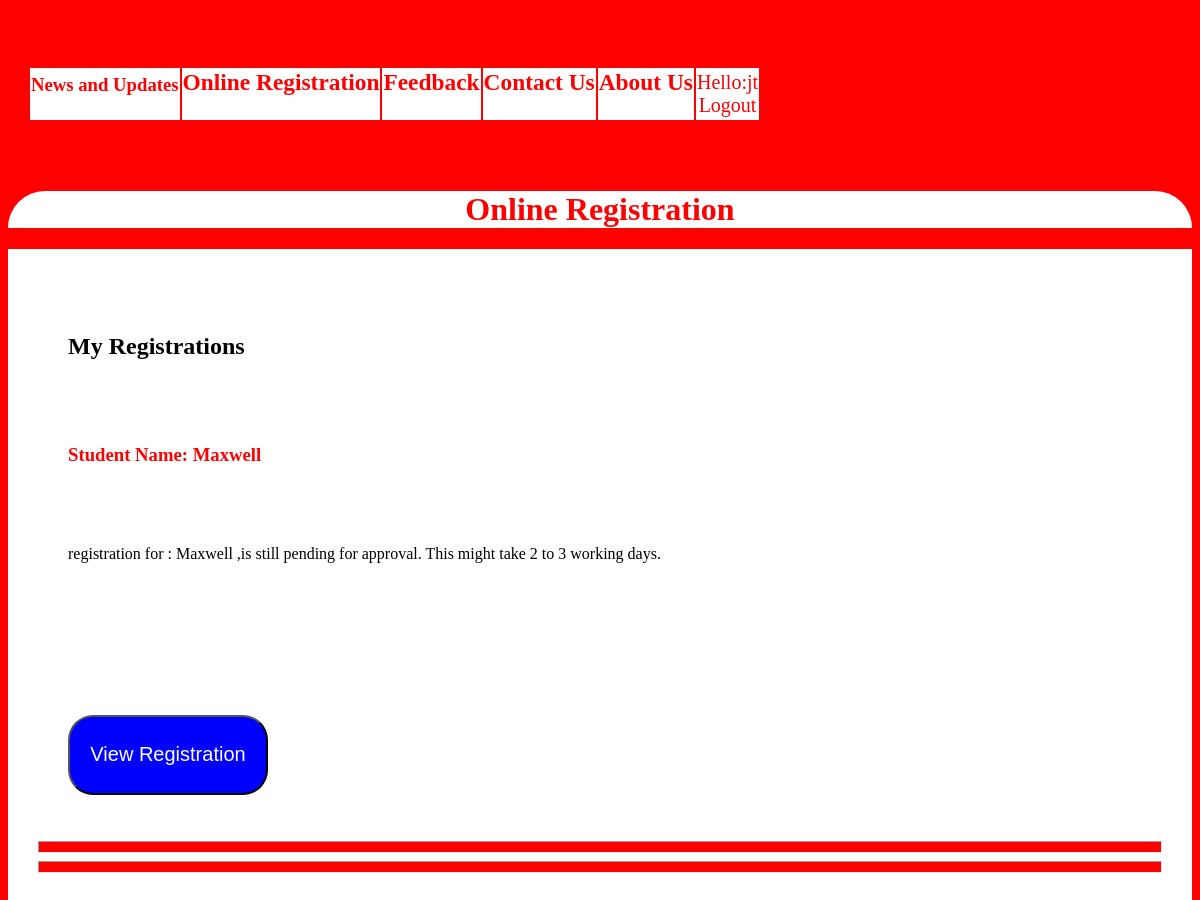
/easyregistration (signed in, upper part), run on an earlier commit of the app's database.
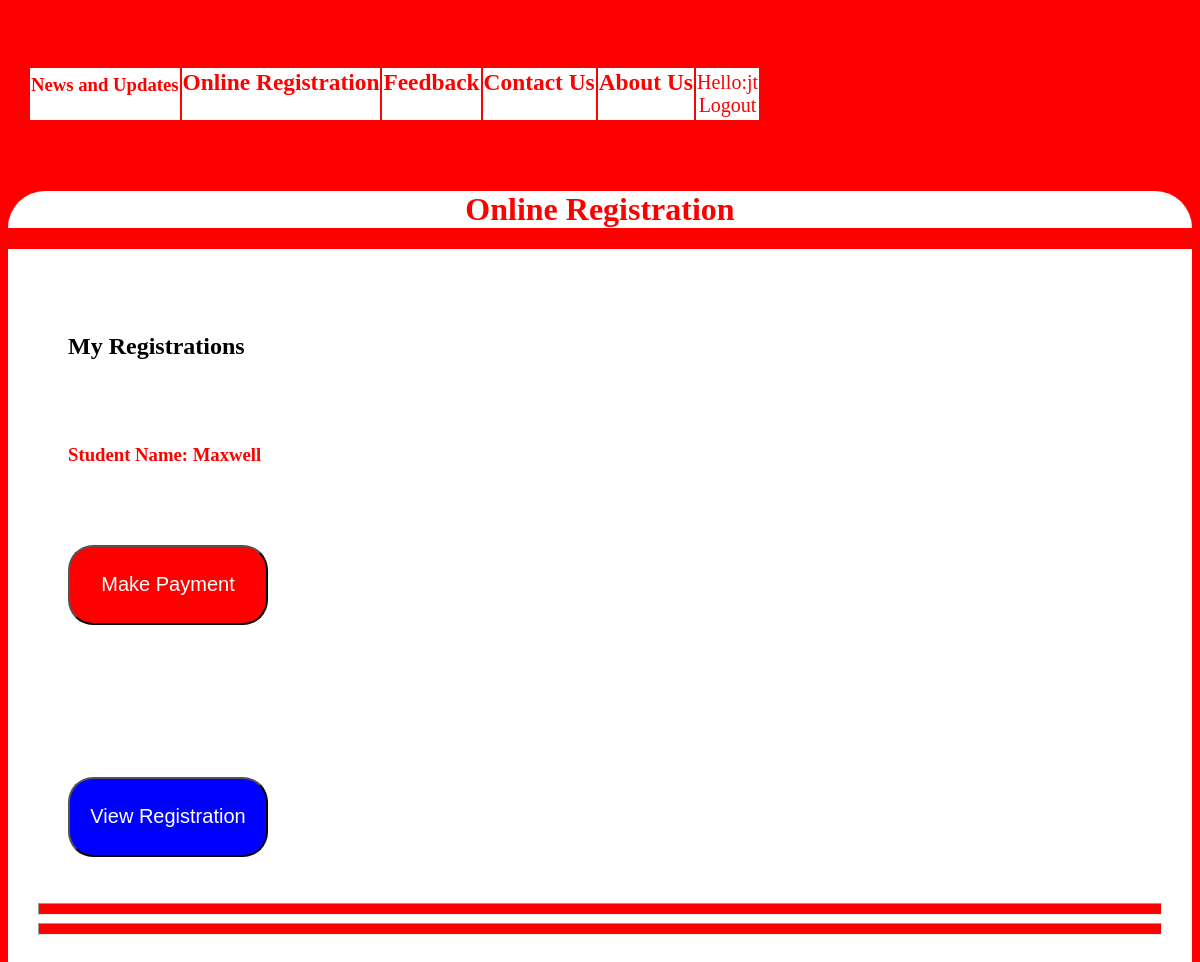
And on a later commit of the database.
### data/models.py (models this page shows, shortened)
class Registration(models.Model):
    registrationid = models.IntegerField(blank=False,unique=True,primary_key=True)
    user = models.ForeignKey(UserProfileInfo,on_delete=models.CASCADE,blank=True)
    course = models.CharField(blank=False,max_length=100,unique=False)
    status = models.CharField(blank=True,max_length=100,unique=False)
    parentname = models.CharField(blank=False,max_length=100,unique=False)
    parentsurname = models.CharField(blank=False,max_length=100,unique=False)
    parentemail = models.CharField(blank=False,max_length=100,unique=False)
    parentphonenumber = models.CharField(blank=False,max_length=100,unique=False)
    studentname = models.CharField(blank=False,max_length=100,unique=False)
    studentsurname = models.CharField(blank=False,max_length=100,unique=False)
    studentsex = models.CharField(blank=False,max_length=100,unique=False)
    form = models.CharField(blank=False,max_length=100,unique=False)
    registrationdate= models.DateTimeField(verbose_name='startdate',null=False)

### onlineregistration/views.py (the view, shortened to what this page needs)
# urls.py: path('easyregistration',views.easyregistration,name='easyregistration'),
@login_required
def easyregistration(request):
    easyregistration=request.POST.get('easyregistration')
    course=request.POST.get('course')
    parentname=request.POST.get('parentname')
    parentsurname=request.POST.get('parentsurname')
    parentemail=request.POST.get('parentemail')
    parentphonenumber=request.POST.get('parentphonenumber')
    studentname=request.POST.get('studentname')
    studentsurname=request.POST.get('studentsurname')
    studentsex=request.POST.get('studentsex')
    form=request.POST.get('form')
    zimsec=0
    user=request.user
    user= UserProfileInfo.objects.get(user=user)
    myregistrations=Registration.objects.filter(user=user)
    campridge=0
    my_dict = {'myregistrations':myregistrations}
    return render(request,'onlineregistration/onlineregistration.html',context=my_dict)

### templates/onlineregistration/onlineregistration.html (shortened to what this page needs)
{% extends 'onlineregistration/base.html' %}
{% load static %}   <link rel='stylesheet'href={% static 'css/onlineregistration.css'%}>
{% block body_block %}
<div class='pagetitle'>
    <h1>Online Registration</h1></div>
<div class='body'>
    {%if myregistrations%}
     <div ><h2><p>My Registrations</p></h2></div>
    {%for myregistration in myregistrations%}
    {%if myregistration.status%}
    <div class = message>
        <h3><p>Student Name: {{myregistration.studentname}}</p></h3></div>
    <p> registration for : {{myregistration.studentname}} ,is still pending for approval. This might take 2 to 3 working days.</p>
    {%else%}
    <div class = message>
        <h3><p>Student Name: {{myregistration.studentname}}</p></h3></div>
        <form  action={% url 'makepayment'%} method='POST'enctype='multipart/form-data' method='post'>
           <p> <input type='submit'class='registerbtn'name='makepayment'value='Make Payment'>  </p>
        </form>
        {%endif%}
        <form  action={% url 'viewregistration'%} method='POST'enctype='multipart/form-data' method='post'>
           <p> <input type=hidden name=id value={{myregistration.registrationid}} ></p>
           <p><input type='submit'class='viewbtn'name='viewregistration'value='View Registration'></p>
        </form>
    <hr>
    {%endfor%}
    <hr>
    {%endif%}
</div>
{%endblock%}

### templates/onlineregistration/base.html (shortened to what this page needs)
{% load static %}
<html>
<head>
      <link rel='stylesheet'href={% static 'css/onlineregistration.css'%}>
</head>
<body class='head'><br>
   <h2>
<table class='table'>
    <td class='td6'align=center><a class='link1' href='{% url 'index'%}'><h3>News and Updates</h3></a></td>
<td class='td6'align=center><a class='link' href='{% url 'onlineregistration'%}'><h3>Online Registration</h3></a></td>
<td class='td6'align=center><a class='link' href='{% url 'feedback'%}'><h3>Feedback</h3></a></td>
<td class='td6'align=center><a class='link' href='{% url 'contactus'%}'><h3>Contact Us</h3></a></td>
<td class='td6'align=center><a class='link' href='{% url 'aboutus'%}'><h3>About Us</h3></a></td>
    {% if user.is_authenticated %}
            <td class='td6'align=center><a class='link' href='{% url 'accounts_app:user_logout'%}'>Hello:{{user.username}}<br>Logout </a></td>
          {% else %}
            <td class='td6'align=center><a class='link' href='{% url 'accounts_app:user_login'%}'><br><h3>Login</h3></a></td>
          {% endif %}
</table>{{user.profile_pics}}<br>
</h2>
</body>
{% block body_block %}{% endblock %}
</html>

### static/css/onlineregistration.css (style rules this page uses)
.link1 { color:red; background-color: white; text-decoration: none; }
.link { color:red; background-color: white; text-decoration: none; font-size: 20px; }
.message { color:red; }
hr { color:red; background-color: red; height: 10px; }
.table { background-color: red; padding:20px; text-decoration: none; }
.td6 { background-color: white; }
.viewbtn { background-color: blue; color: white; width:200px; height: 80px; font-size: 20px; border-bottom-left-radius: 25px; border-bottom-right-radius: 25px; border-top-left-radius: 25px; border-top-right-radius: 25px; }
.registerbtn { background-color: red; color: white; width:200px; height: 80px; font-size: 20px; border-bottom-left-radius: 25px; border-bottom-right-radius: 25px; border-top-left-radius: 25px; border-top-right-radius: 25px; }
.head { background-color: red; }
.body { background-color: white; padding: 30px; }
.pagetitle { border-top-left-radius: 40px; border-top-right-radius: 40px; background-color: white; text-align: center; color:red; }
p { padding:30px; }

What changed in the data, as far as the page shows it:
changed Registration "Maxwell": status "pending" → empty (drawn); makepayment (not shown) → "Make Payment"; studentname "Maxwell" → (not shown)
